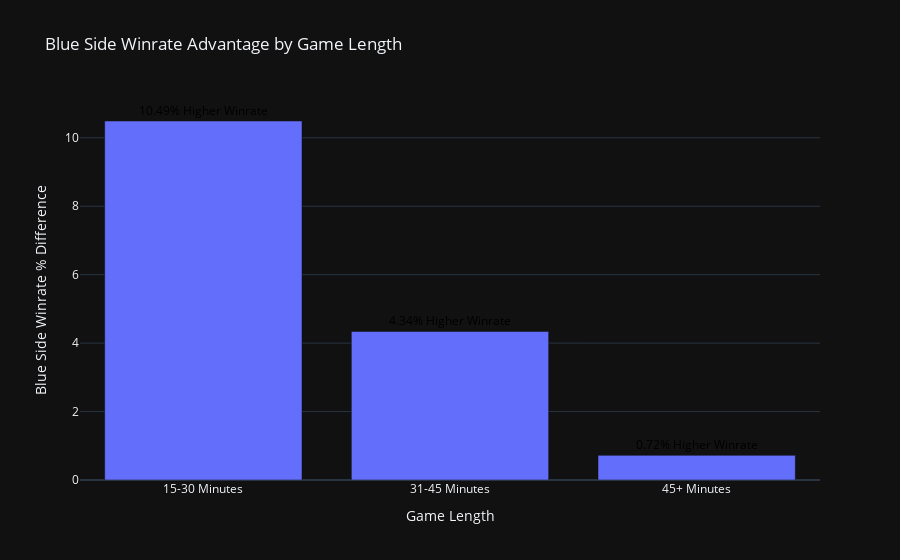

Notebook code cell kept with this figure:
### Code cell
# Split the gamelength column into 3 bins
gamelength_bins = pd.cut(df_teams['gamelength'], bins=[900, 1800, 2700, np.inf], labels=['15-30 Minutes', '31-45 Minutes', '45+ Minutes'])

wr_length = (df_teams.assign(gamelength_bins=gamelength_bins)
 .groupby(["gamelength_bins", 'side'])
 .agg({'result': lambda x: np.round(x.mean()*100,2)})
 .unstack()
 .assign(blue_wr_advantage = lambda x: (x['result']['Blue'] - x['result']['Red']))
 ['blue_wr_advantage']
 )

customdata = np.stack([gamelength_bins.value_counts(), gamelength_bins.value_counts(normalize=True)*100], axis=-1)
fig = px.bar(wr_length, title='Blue Side Winrate Advantage by Game Length', template='plotly_dark')
# Change it to categorical
fig.update_xaxes(type='category', title='Game Length')
fig.update_yaxes(title='Blue Side Winrate % Difference')
fig.update_layout(hovermode='x')
# Update the hover label text to show the year, and the winrate advantage
fig.update_traces(customdata=customdata, 
                  hovertemplate='Length: %{x}<br>Blue Winrate Advantage: %{y}%<br>%{customdata[0]:,} Games<br>(%{customdata[1]:.2f}% of all Games)')
# Add a text above each bar with the number of games in that bin, as stored in customdata
fig.update_layout(showlegend=False, annotations=[
    dict(
        x=bin,
        y=advantage,
        text=f"{advantage:.2f}% Higher Winrate",
        showarrow=False,
        font=dict(size=12, color='black'),
        xanchor='center',
        yanchor='bottom'
    )
    for bin, advantage, games in zip(wr_length.index, wr_length.values, customdata[:, 0])
])
fig.write_html('plots/bivariate.html', include_plotlyjs='cdn')
fig.show()
print(wr_length)
wr_length = []

### Figure 1 — Plotly figure (JSON) as saved in the notebook; plotly's stock layout.template omitted (floating-point values rounded to 4 significant figures)
{"data": [{"alignmentgroup": "True", "customdata": [[70662, 58.62], [44070, 36.56], [5810, 4.82]], "hovertemplate": "Length: %{x}<br>Blue Winrate Advantage: %{y}%<br>%{customdata[0]:,} Games<br>(%{customdata[1]:.2f}% of all Games)", "legendgroup": "blue_wr_advantage", "marker": {"color": "#636efa", "pattern": {"shape": ""}}, "name": "blue_wr_advantage", "offsetgroup": "blue_wr_advantage", "orientation": "v", "showlegend": true, "textposition": "auto", "type": "bar", "x": ["15-30 Minutes", "31-45 Minutes", "45+ Minutes"], "xaxis": "x", "y": [10.49, 4.34, 0.72], "yaxis": "y"}], "layout": {"annotations": [{"font": {"color": "black", "size": 12}, "showarrow": false, "text": "10.49% Higher Winrate", "x": "15-30 Minutes", "xanchor": "center", "y": 10.49, "yanchor": "bottom"}, {"font": {"color": "black", "size": 12}, "showarrow": false, "text": "4.34% Higher Winrate", "x": "31-45 Minutes", "xanchor": "center", "y": 4.34, "yanchor": "bottom"}, {"font": {"color": "black", "size": 12}, "showarrow": false, "text": "0.72% Higher Winrate", "x": "45+ Minutes", "xanchor": "center", "y": 0.72, "yanchor": "bottom"}], "barmode": "relative", "hovermode": "x", "legend": {"title": {"text": "variable"}, "tracegroupgap": 0}, "showlegend": false, "title": {"text": "Blue Side Winrate Advantage by Game Length"}, "xaxis": {"anchor": "y", "domain": [0, 1], "title": {"text": "Game Length"}, "type": "category"}, "yaxis": {"anchor": "x", "domain": [0, 1], "title": {"text": "Blue Side Winrate % Difference"}}}}
